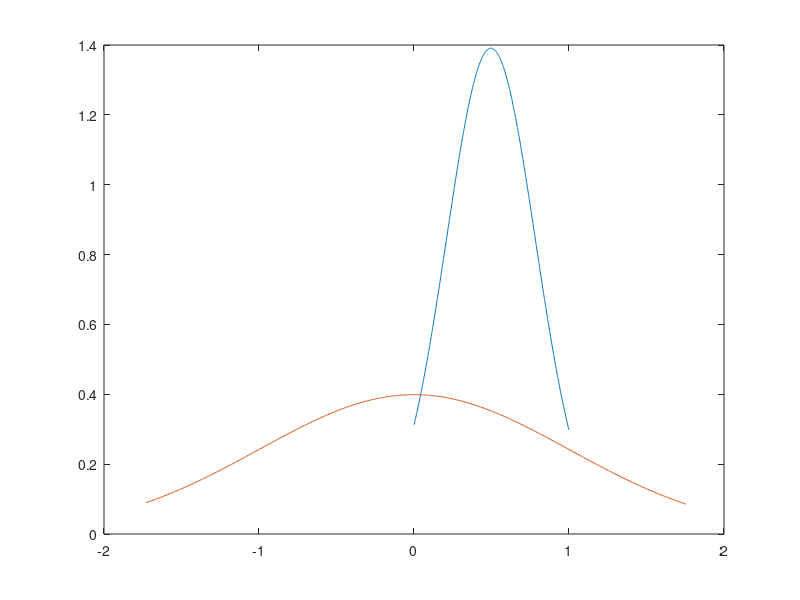

Reproduce this figure in MATLAB. (Note: this script raises an error after producing the figure.)
clc; clearvars;

x = rand(1,1000);
xp = x(1:500);
x = sort(x);
xp = sort(xp);

mu = mean(x);
sigma = std(x);
sigmap = std(xp);

y = normpdf(x,mu,sigma);

x0 = (x-mu)./sigma;
y0 = normpdf(x0,0,1);

figure(1);
plot(x,y);
hold on;
plot(x0,y0);

%-----------
sigmap0 = STD0(xp);
sigmap1 = STD1(xp);

err0 = abs(sigma - sigmap0);
err1 = abs(sigma - sigmap1);
errp = abs(sigmap - sigma);
disp(err0);
disp(err1);
disp(errp);